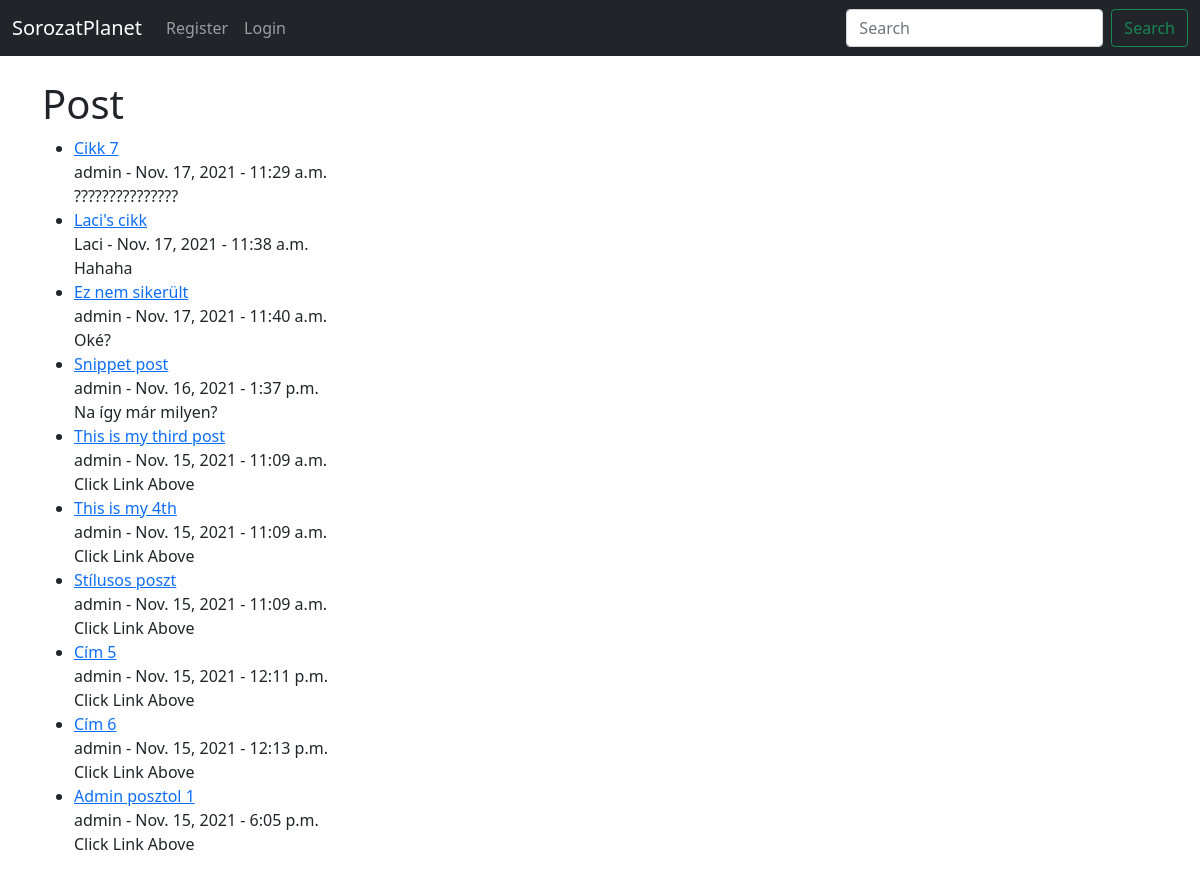
The page / on the database its author committed.
### sorozatplanetblog/models.py (models this page shows, shortened)
class Post(models.Model):
	title = models.CharField(max_length=255)
	author = models.ForeignKey(User, on_delete=models.CASCADE) #cascade miatt törlésnél az összes postot törli
	body = RichTextField(blank=True, null=True)
	post_date = models.DateField(auto_now_add=True)
	post_time = models.TimeField(auto_now_add=True)
	snippet = models.CharField(max_length=255)

### sorozatplanetblog/views.py (the view)
class HomeView(ListView):
	model = Post
	template_name = 'home.html'
	ordering = ['-post_date']

### sorozatplanetblog/templates/home.html (shortened to what this page needs)
{% extends 'base.html' %}
{% block content %}
<h1>Post</h1>
<ul>
{% for post in object_list %}
	<li><a href="{% url 'article-detail' post.pk %}">{{ post.title }}</a><br/>
	{{ post.author }} - {{ post.post_date }} - {{ post.post_time }}
	 <br/>
	{{ post.snippet }}
	</li>
{% endfor %}
</ul>
{% endblock %}

### sorozatplanetblog/templates/base.html (shortened to what this page needs)
<!doctype html>
<html lang="en">
  <head>
    <link href="https://cdn.jsdelivr.net/npm/bootstrap@5.1.3/dist/css/bootstrap.min.css" rel="stylesheet">
  </head>
  <body>
    <nav class="navbar navbar-expand-lg navbar-dark bg-dark">
  <div class="container-fluid">
    <a class="navbar-brand" href="{% url 'home' %}">SorozatPlanet</a>
    <div class="collapse navbar-collapse" id="navbarSupportedContent">
      <ul class="navbar-nav me-auto mb-2 mb-lg-0">
        {% if user.is_authenticated %}
          <li class="nav-item">
            <a class="nav-link" href="{% url 'add_post' %}">Add Post</a>
          </li>
          <li class="nav-item">
            <a class="nav-link" href="{% url 'logout' %}">Logout</a>
          </li>
        {% else %}
          <li class="nav-item">
            <a class="nav-link" href="{% url 'register' %}">Register</a>
          </li>
          <li class="nav-item">
            <a class="nav-link" href="{% url 'login' %}">Login</a>
          </li>
        {% endif %}
      </ul>
      <form class="d-flex">
        <input class="form-control me-2" type="search" placeholder="Search" aria-label="Search">
        <button class="btn btn-outline-success" type="submit">Search</button>
      </form>
    </div>
  </div>
</nav>
    <br/>
    <div class="container">
      {% block content %}
      {% endblock %}
    </div>
  </body>
</html>

### rows shown on the page
Post: title "Cikk 7", author "admin", post_date "Nov. 17, 2021", post_time "11:29 a.m.", snippet "???????????????"
Post: title "Laci's cikk", author "Laci", post_date "Nov. 17, 2021", post_time "11:38 a.m.", snippet "Hahaha"
Post: title "Ez nem sikerült", author "admin", post_date "Nov. 17, 2021", post_time "11:40 a.m.", snippet "Oké?"
Post: title "Snippet post", author "admin", post_date "Nov. 16, 2021", post_time "1:37 p.m.", snippet "Na így már milyen?"
Post: title "This is my third post", author "admin", post_date "Nov. 15, 2021", post_time "11:09 a.m.", snippet "Click Link Above"
Post: title "This is my 4th", author "admin", post_date "Nov. 15, 2021", post_time "11:09 a.m.", snippet "Click Link Above"
Post: title "Stílusos poszt", author "admin", post_date "Nov. 15, 2021", post_time "11:09 a.m.", snippet "Click Link Above"
Post: title "Cím 5", author "admin", post_date "Nov. 15, 2021", post_time "12:11 p.m.", snippet "Click Link Above"
Post: title "Cím 6", author "admin", post_date "Nov. 15, 2021", post_time "12:13 p.m.", snippet "Click Link Above"
Post: title "Admin posztol 1", author "admin", post_date "Nov. 15, 2021", post_time "6:05 p.m.", snippet "Click Link Above"
